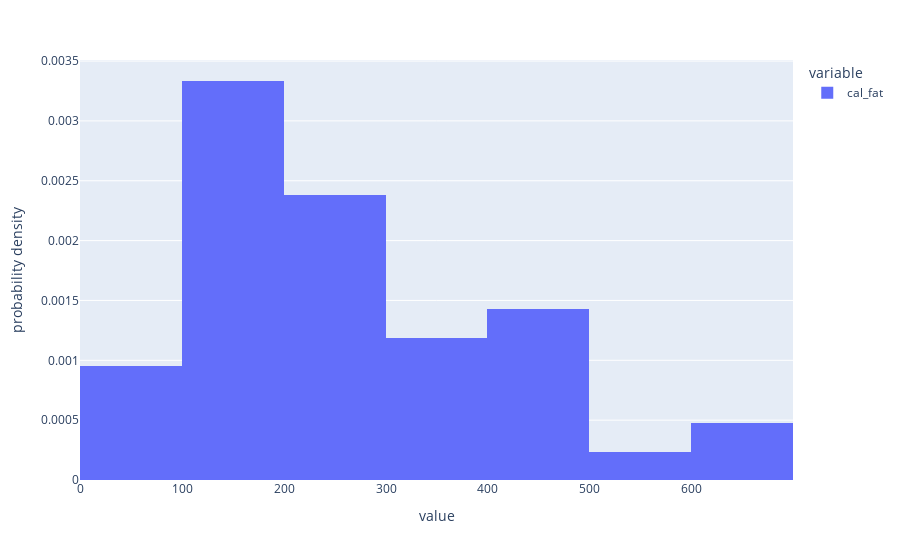

The cell this chart's notebook holds for it:
### Markdown cell above
Als Nächstes erstellen wir ein Dichtehistogramm, das als Hintergrund dient, und legen darüber die Kurve der Wahrscheinlichkeitsdichte einer Normalverteilung. Der Unterschied zwischen einem Häufigkeitshistogramm und einem Dichtehistogramm besteht darin, dass sich bei einem Häufigkeitshistogramm die *Höhe* der Balken zur Gesamtzahl der Beobachtungen addiert, während sich bei einem Dichtehistogramm die *Fläche* der Balken zu 1 addiert. Die Fläche jedes Balkens kann einfach als die Höhe mal die Breite des Balkens berechnet werden. Die Verwendung eines Dichtehistogramms ermöglicht es, eine Normalverteilungskurve über das Histogramm zu legen, da die Kurve eine Wahrscheinlichkeitsdichtefunktion ist, die ebenfalls eine Fläche unter der Kurve von 1 hat. Häufigkeits- und Dichtehistogramme haben genau dieselbe Form; sie unterscheiden sich nur in ihrer y-Achse. Sie können dies überprüfen, indem Sie das Häufigkeitshistogramm, das Sie zuvor erstellt haben, mit dem Dichtehistogramm vergleichen, das mit den folgenden Befehlen erstellt wurde.

### Code cell
px.histogram(dairy_queen['cal_fat'], histnorm="probability density")

### Figure 1 — Plotly figure (JSON) as saved in the notebook; plotly's stock layout.template omitted (floating-point values rounded to 4 significant figures)
{"data": [{"alignmentgroup": "True", "bingroup": "x", "histnorm": "probability density", "hovertemplate": "variable=cal_fat<br>value=%{x}<br>probability density=%{y}<extra></extra>", "legendgroup": "cal_fat", "marker": {"color": "#636efa", "pattern": {"shape": ""}}, "name": "cal_fat", "offsetgroup": "cal_fat", "orientation": "v", "showlegend": true, "type": "histogram", "x": [660, 460, 330, 270, 310, 160, 310, 480, 590, 240, 220, 220, 180, 160, 180, 80, 80, 410, 670, 440, 140, 200, 160, 310, 240, 130, 430, 310, 430, 180, 180, 220, 280, 120, 270, 190, 170, 20, 140, 130, 0, 240], "xaxis": "x", "yaxis": "y"}], "layout": {"autosize": true, "barmode": "relative", "legend": {"title": {"text": "variable"}, "tracegroupgap": 0}, "margin": {"t": 60}, "xaxis": {"anchor": "y", "autorange": true, "domain": [0, 1], "range": [-0.5, 699.5], "title": {"text": "value"}, "type": "linear"}, "yaxis": {"anchor": "x", "autorange": true, "domain": [0, 1], "range": [0, 0.003509], "title": {"text": "probability density"}}}}
